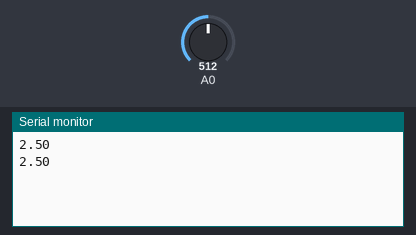
The sketch below on a simulated Arduino Uno, built with avr-gcc and run on an emulated ATmega328P. On the bench: the last lines printed to the serial monitor. The test bench sets the inputs (shaded band); at power-on: A0 = 512.

Above: at 1.8 s.
1.9 s: A0 set to 716
At 2.8 s:
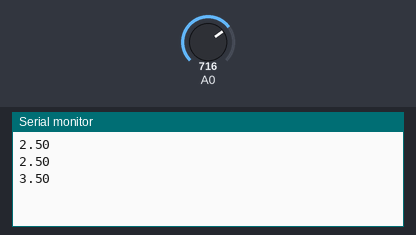
3.4 s: A0 set to 900
At 4.6 s:
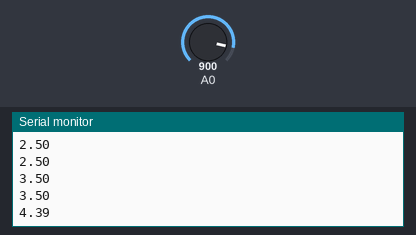
Timing chart, 0 to 6.4 s (numbered marks = the images above; inputs shaded):
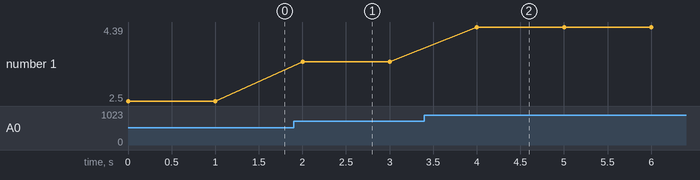

Measured:
- after the input at 1.9 s, the serial monitor: prints a new line after 0.10 s (image 1)
- after the input at 3.4 s, the serial monitor: prints a new line after 0.60 s (image 2)
- plotted number 1: 2.5 → 3.5 after the input at 1.9 s, 3.5 → 4.39 after the input at 3.4 s

The sketch:

lpg_gas_sensor.ino
```cpp
//int inPin = 7;


void setup() {
    Serial.begin(9600);
//  pinMode(inPin, INPUT);
}

void loop() {
    float sensor_volt;
    float sensorValue;

    sensorValue = analogRead(A0);

    sensor_volt = sensorValue/1024*5.0;


  //  sensor_volt = digitalRead(inPin);
  //  Serial.print("sensor_volt = ");
    Serial.println(sensor_volt);
  //  Serial.println(" V");
    delay(1000);
}
```
